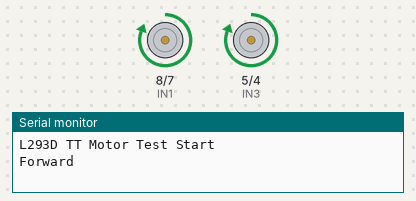
A sketch run on a simulated Arduino Uno, built with avr-gcc and run on an emulated ATmega328P. Parts: motor-driver pin pairs drawn as motors (green arrow = first pin HIGH = forward, orange = second pin HIGH = backward, longer = more drive, scaled by the enable pin), the last lines printed to the serial monitor.

Above: at 1.0 s.
At 4.0 s:
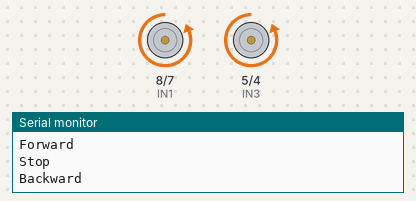
At 6.7 s:
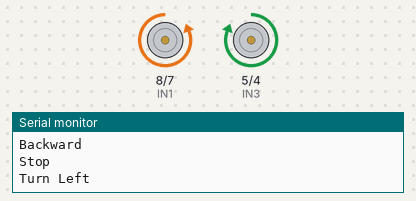
At 11.0 s:
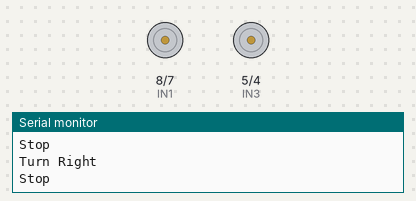
Timing chart, 0 to 15.6 s (numbered marks = the images above):
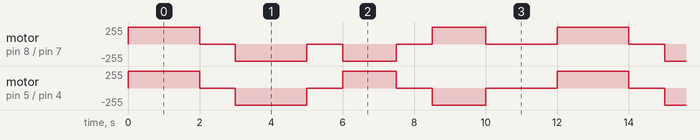

Measured:
- by itself, motor on pin 8 (IN1) / pin 7 (IN2): repeats every 12.0 s: stopped 1.0 s, backward 255/255 2.0 s, stopped 1.0 s, backward 255/255 1.5 s, stopped 1.0 s, forward 255/255 1.5 s, stopped 2.0 s, forward 255/255 2.0 s
- by itself, motor on pin 5 (IN3) / pin 4 (IN4): repeats every 12.0 s: stopped 1.0 s, backward 255/255 2.0 s, stopped 1.0 s, forward 255/255 1.5 s, stopped 1.0 s, backward 255/255 1.5 s, stopped 2.0 s, forward 255/255 2.0 s

The sketch:

Moter_test.ino
```cpp
// Arduino Uno + L293D + 2 TT motors test

// Motor A
const int ENA = 9;
const int IN1 = 8;
const int IN2 = 7;

// Motor B
const int IN3 = 5;
const int IN4 = 4;
const int ENB = 3;

int motorSpeed = 255;  // 0-255

void setup() {
  Serial.begin(9600);

  pinMode(ENA, OUTPUT);
  pinMode(IN1, OUTPUT);
  pinMode(IN2, OUTPUT);

  pinMode(ENB, OUTPUT);
  pinMode(IN3, OUTPUT);
  pinMode(IN4, OUTPUT);

  stopCar();

  Serial.println("L293D TT Motor Test Start");
}

void loop() {
  Serial.println("Forward");
  moveForward();
  delay(2000);

  Serial.println("Stop");
  stopCar();
  delay(1000);

  Serial.println("Backward");
  moveBackward();
  delay(2000);

  Serial.println("Stop");
  stopCar();
  delay(1000);

  Serial.println("Turn Left");
  turnLeft();
  delay(1500);

  Serial.println("Stop");
  stopCar();
  delay(1000);

  Serial.println("Turn Right");
  turnRight();
  delay(1500);

  Serial.println("Stop");
  stopCar();
  delay(2000);
}

void moveForward() {
  analogWrite(ENA, motorSpeed);
  analogWrite(ENB, motorSpeed);

  digitalWrite(IN1, HIGH);
  digitalWrite(IN2, LOW);

  digitalWrite(IN3, HIGH);
  digitalWrite(IN4, LOW);
}

void moveBackward() {
  analogWrite(ENA, motorSpeed);
  analogWrite(ENB, motorSpeed);

  digitalWrite(IN1, LOW);
  digitalWrite(IN2, HIGH);

  digitalWrite(IN3, LOW);
  digitalWrite(IN4, HIGH);
}

void stopCar() {
  analogWrite(ENA, 0);
  analogWrite(ENB, 0);

  digitalWrite(IN1, LOW);
  digitalWrite(IN2, LOW);

  digitalWrite(IN3, LOW);
  digitalWrite(IN4, LOW);
}

void turnLeft() {
  analogWrite(ENA, motorSpeed);
  analogWrite(ENB, motorSpeed);

  digitalWrite(IN1, LOW);
  digitalWrite(IN2, HIGH);

  digitalWrite(IN3, HIGH);
  digitalWrite(IN4, LOW);
}

void turnRight() {
  analogWrite(ENA, motorSpeed);
  analogWrite(ENB, motorSpeed);

  digitalWrite(IN1, HIGH);
  digitalWrite(IN2, LOW);

  digitalWrite(IN3, LOW);
  digitalWrite(IN4, HIGH);
}
```
